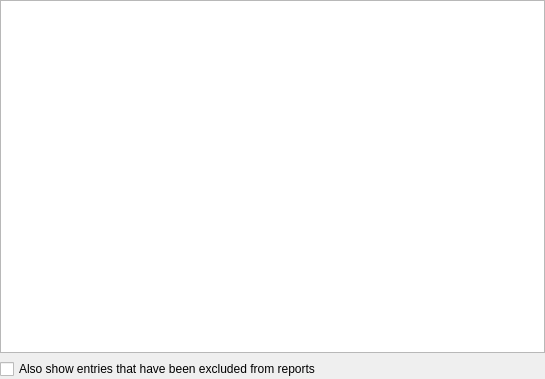
<?xml version="1.0" encoding="UTF-8"?>
<ui version="4.0">
 <class>ReportsWidgetHibp</class>
 <widget class="QWidget" name="ReportsWidgetHibp">
  <property name="geometry">
   <rect>
    <x>0</x>
    <y>0</y>
    <width>545</width>
    <height>379</height>
   </rect>
  </property>
  <layout class="QVBoxLayout" name="verticalLayout">
   <property name="leftMargin">
    <number>0</number>
   </property>
   <property name="topMargin">
    <number>0</number>
   </property>
   <property name="rightMargin">
    <number>0</number>
   </property>
   <property name="bottomMargin">
    <number>0</number>
   </property>
   <item>
    <widget class="QStackedWidget" name="stackedWidget">
     <property name="currentIndex">
      <number>1</number>
     </property>
     <widget class="QWidget" name="confirmation">
      <layout class="QVBoxLayout" name="verticalLayout_2">
       <property name="spacing">
        <number>15</number>
       </property>
       <property name="leftMargin">
        <number>0</number>
       </property>
       <property name="topMargin">
        <number>0</number>
       </property>
       <property name="rightMargin">
        <number>0</number>
       </property>
       <property name="bottomMargin">
        <number>0</number>
       </property>
       <item>
        <spacer name="verticalSpacer_3">
         <property name="orientation">
          <enum>Qt::Vertical</enum>
         </property>
         <property name="sizeHint" stdset="0">
          <size>
           <width>20</width>
           <height>40</height>
          </size>
         </property>
        </spacer>
       </item>
       <item>
        <layout class="QHBoxLayout" name="horizontalLayout_2">
         <item>
          <widget class="QLabel" name="label">
           <property name="maximumSize">
            <size>
             <width>450</width>
             <height>16777215</height>
            </size>
           </property>
           <property name="text">
            <string>CAUTION: This report requires sending information to the Have I Been Pwned online service (https://haveibeenpwned.com). If you proceed, your database passwords will be cryptographically hashed and the first five characters of those hashes will be sent securely to this service. Your database remains secure and cannot be reconstituted from this information. However, the number of passwords you send and your IP address will be exposed to this service.</string>
           </property>
           <property name="wordWrap">
            <bool>true</bool>
           </property>
          </widget>
         </item>
        </layout>
       </item>
       <item>
        <layout class="QHBoxLayout" name="horizontalLayout">
         <property name="topMargin">
          <number>0</number>
         </property>
         <item>
          <widget class="QPushButton" name="validationButton">
           <property name="maximumSize">
            <size>
             <width>275</width>
             <height>16777215</height>
            </size>
           </property>
           <property name="text">
            <string>Perform Online Analysis</string>
           </property>
           <property name="default">
            <bool>true</bool>
           </property>
          </widget>
         </item>
        </layout>
       </item>
       <item>
        <spacer name="verticalSpacer">
         <property name="orientation">
          <enum>Qt::Vertical</enum>
         </property>
         <property name="sizeHint" stdset="0">
          <size>
           <width>20</width>
           <height>40</height>
          </size>
         </property>
        </spacer>
       </item>
       <item>
        <widget class="QProgressBar" name="progressBar">
    <property name="accessibleName">
     <string>Online password exposure check progress</string>
    </property>
    <property name="accessibleDescription">
     <string>Shows the progress of checking database passwords against the online exposure service.</string>
    </property>
         <property name="value">
          <number>0</number>
         </property>
        </widget>
       </item>
      </layout>
     </widget>
     <widget class="QWidget" name="resultsTable">
      <layout class="QVBoxLayout" name="verticalLayout_3">
       <property name="leftMargin">
        <number>0</number>
       </property>
       <property name="topMargin">
        <number>0</number>
       </property>
       <property name="rightMargin">
        <number>0</number>
       </property>
       <property name="bottomMargin">
        <number>0</number>
       </property>
       <item>
        <widget class="QTableView" name="hibpTableView">
         <property name="accessibleName">
          <string>Online password exposure report entries</string>
         </property>
         <property name="contextMenuPolicy">
          <enum>Qt::CustomContextMenu</enum>
         </property>
         <property name="editTriggers">
          <set>QAbstractItemView::NoEditTriggers</set>
         </property>
         <property name="showDropIndicator" stdset="0">
          <bool>false</bool>
         </property>
         <property name="alternatingRowColors">
          <bool>true</bool>
         </property>
         <property name="selectionBehavior">
          <enum>QAbstractItemView::SelectRows</enum>
         </property>
         <property name="textElideMode">
          <enum>Qt::ElideMiddle</enum>
         </property>
         <property name="sortingEnabled">
          <bool>true</bool>
         </property>
         <attribute name="horizontalHeaderStretchLastSection">
          <bool>true</bool>
         </attribute>
         <attribute name="verticalHeaderVisible">
          <bool>false</bool>
         </attribute>
        </widget>
       </item>
       <item>
        <widget class="QCheckBox" name="showKnownBadCheckBox">
         <property name="text">
          <string>Also show entries that have been excluded from reports</string>
         </property>
        </widget>
       </item>
      </layout>
     </widget>
     <widget class="QWidget" name="noNetwork">
      <layout class="QVBoxLayout" name="verticalLayout_5">
       <item>
        <spacer name="verticalSpacer_4">
         <property name="orientation">
          <enum>Qt::Vertical</enum>
         </property>
         <property name="sizeHint" stdset="0">
          <size>
           <width>20</width>
           <height>40</height>
          </size>
         </property>
        </spacer>
       </item>
       <item>
        <widget class="QLabel" name="networkNoticeLabel">
         <property name="maximumSize">
          <size>
           <width>450</width>
           <height>16777215</height>
          </size>
         </property>
         <property name="text">
          <string>This build of KeePassXC does not have network functions. Networking is required to check your passwords against Have I Been Pwned databases.</string>
         </property>
         <property name="wordWrap">
          <bool>true</bool>
         </property>
        </widget>
       </item>
       <item>
        <spacer name="verticalSpacer_2">
         <property name="orientation">
          <enum>Qt::Vertical</enum>
         </property>
         <property name="sizeHint" stdset="0">
          <size>
           <width>20</width>
           <height>40</height>
          </size>
         </property>
        </spacer>
       </item>
      </layout>
     </widget>
    </widget>
   </item>
  </layout>
 </widget>
 <tabstops>
  <tabstop>hibpTableView</tabstop>
  <tabstop>showKnownBadCheckBox</tabstop>
  <tabstop>validationButton</tabstop>
 </tabstops>
 <resources/>
 <connections/>
</ui>
